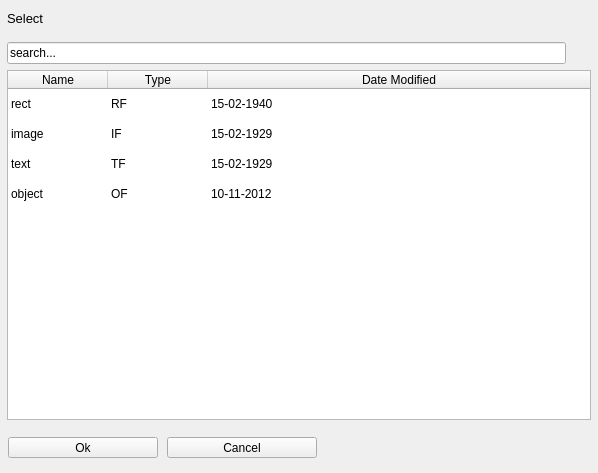
<?xml version="1.0" encoding="UTF-8"?>
<ui version="4.0">
 <class>Form</class>
 <widget class="QWidget" name="Form">
  <property name="geometry">
   <rect>
    <x>0</x>
    <y>0</y>
    <width>598</width>
    <height>473</height>
   </rect>
  </property>
  <property name="windowTitle">
   <string>Alyvix - Object Selector</string>
  </property>
  <widget class="QWidget" name="widget" native="true">
   <property name="geometry">
    <rect>
     <x>1</x>
     <y>5</y>
     <width>595</width>
     <height>468</height>
    </rect>
   </property>
   <widget class="QWidget" name="gridLayoutWidget_2">
    <property name="geometry">
     <rect>
      <x>6</x>
      <y>6</y>
      <width>584</width>
      <height>409</height>
     </rect>
    </property>
    <layout class="QGridLayout" name="gridLayout_2">
     <item row="1" column="0" colspan="3">
      <widget class="QLabel" name="labelSpaceUnderSelect">
       <property name="minimumSize">
        <size>
         <width>0</width>
         <height>0</height>
        </size>
       </property>
       <property name="maximumSize">
        <size>
         <width>16777215</width>
         <height>4</height>
        </size>
       </property>
       <property name="text">
        <string/>
       </property>
      </widget>
     </item>
     <item row="2" column="0" colspan="2">
      <widget class="QLineEdit" name="lineEditSearch">
       <property name="text">
        <string>search...</string>
       </property>
      </widget>
     </item>
     <item row="3" column="0" colspan="3">
      <widget class="QTableWidget" name="tableWidget">
       <property name="alternatingRowColors">
        <bool>false</bool>
       </property>
       <property name="selectionBehavior">
        <enum>QAbstractItemView::SelectRows</enum>
       </property>
       <property name="showGrid">
        <bool>false</bool>
       </property>
       <property name="sortingEnabled">
        <bool>true</bool>
       </property>
       <property name="cornerButtonEnabled">
        <bool>true</bool>
       </property>
       <attribute name="horizontalHeaderCascadingSectionResizes">
        <bool>false</bool>
       </attribute>
       <attribute name="horizontalHeaderHighlightSections">
        <bool>true</bool>
       </attribute>
       <attribute name="horizontalHeaderStretchLastSection">
        <bool>true</bool>
       </attribute>
       <attribute name="verticalHeaderVisible">
        <bool>false</bool>
       </attribute>
       <attribute name="verticalHeaderStretchLastSection">
        <bool>false</bool>
       </attribute>
       <row>
        <property name="text">
         <string>1</string>
        </property>
       </row>
       <row>
        <property name="text">
         <string>2</string>
        </property>
       </row>
       <row>
        <property name="text">
         <string>3</string>
        </property>
       </row>
       <row>
        <property name="text">
         <string>4</string>
        </property>
       </row>
       <column>
        <property name="text">
         <string>Name</string>
        </property>
       </column>
       <column>
        <property name="text">
         <string>Type</string>
        </property>
       </column>
       <column>
        <property name="text">
         <string>Date Modified</string>
        </property>
       </column>
       <item row="0" column="0">
        <property name="text">
         <string>rect</string>
        </property>
       </item>
       <item row="0" column="1">
        <property name="text">
         <string>RF</string>
        </property>
        <property name="textAlignment">
         <set>AlignLeft|AlignVCenter</set>
        </property>
        <property name="foreground">
         <brush brushstyle="NoBrush">
          <color alpha="255">
           <red>0</red>
           <green>0</green>
           <blue>0</blue>
          </color>
         </brush>
        </property>
        <property name="icon">
         <iconset>
          <normaloff>../images/16x16/preferences-desktop-theme.png</normaloff>../images/16x16/preferences-desktop-theme.png</iconset>
        </property>
       </item>
       <item row="0" column="2">
        <property name="text">
         <string>15-02-1940</string>
        </property>
       </item>
       <item row="1" column="0">
        <property name="text">
         <string>image</string>
        </property>
       </item>
       <item row="1" column="1">
        <property name="text">
         <string>IF</string>
        </property>
        <property name="foreground">
         <brush brushstyle="NoBrush">
          <color alpha="255">
           <red>0</red>
           <green>0</green>
           <blue>0</blue>
          </color>
         </brush>
        </property>
        <property name="icon">
         <iconset>
          <normaloff>../images/16x16/user-desktop.png</normaloff>../images/16x16/user-desktop.png</iconset>
        </property>
       </item>
       <item row="1" column="2">
        <property name="text">
         <string>15-02-1929</string>
        </property>
       </item>
       <item row="2" column="0">
        <property name="text">
         <string>text</string>
        </property>
       </item>
       <item row="2" column="1">
        <property name="text">
         <string>TF</string>
        </property>
        <property name="foreground">
         <brush brushstyle="NoBrush">
          <color alpha="255">
           <red>0</red>
           <green>0</green>
           <blue>0</blue>
          </color>
         </brush>
        </property>
        <property name="icon">
         <iconset>
          <normaloff>../images/16x16/texteffect.png</normaloff>../images/16x16/texteffect.png</iconset>
        </property>
       </item>
       <item row="2" column="2">
        <property name="text">
         <string>15-02-1929</string>
        </property>
       </item>
       <item row="3" column="0">
        <property name="text">
         <string>object</string>
        </property>
       </item>
       <item row="3" column="1">
        <property name="text">
         <string>OF</string>
        </property>
        <property name="foreground">
         <brush brushstyle="NoBrush">
          <color alpha="255">
           <red>0</red>
           <green>0</green>
           <blue>0</blue>
          </color>
         </brush>
        </property>
        <property name="icon">
         <iconset>
          <normaloff>../images/16x16/blockdevice-2.png</normaloff>../images/16x16/blockdevice-2.png</iconset>
        </property>
       </item>
       <item row="3" column="2">
        <property name="text">
         <string>10-11-2012</string>
        </property>
       </item>
      </widget>
     </item>
     <item row="0" column="0" colspan="3">
      <widget class="QLabel" name="label_5">
       <property name="font">
        <font>
         <pointsize>10</pointsize>
        </font>
       </property>
       <property name="text">
        <string>Select</string>
       </property>
      </widget>
     </item>
     <item row="2" column="2">
      <widget class="QToolButton" name="toolButtonCancelText">
       <property name="styleSheet">
        <string notr="true">border: none;
background-color: transparent;</string>
       </property>
       <property name="text">
        <string/>
       </property>
       <property name="icon">
        <iconset>
         <normaloff>../../../../../../../openicon/open_icon_library-standard-0.11.tar/open_icon_library-standard-0.11/open_icon_library-standard/icons/png/16x16/actions/window-close.png</normaloff>../../../../../../../openicon/open_icon_library-standard-0.11.tar/open_icon_library-standard-0.11/open_icon_library-standard/icons/png/16x16/actions/window-close.png</iconset>
       </property>
       <property name="toolButtonStyle">
        <enum>Qt::ToolButtonIconOnly</enum>
       </property>
      </widget>
     </item>
    </layout>
   </widget>
   <widget class="QWidget" name="gridLayoutWidget">
    <property name="geometry">
     <rect>
      <x>4</x>
      <y>419</y>
      <width>315</width>
      <height>47</height>
     </rect>
    </property>
    <layout class="QGridLayout" name="gridLayout">
     <item row="0" column="0">
      <widget class="QToolButton" name="toolButtonOk">
       <property name="minimumSize">
        <size>
         <width>150</width>
         <height>0</height>
        </size>
       </property>
       <property name="font">
        <font>
         <kerning>true</kerning>
        </font>
       </property>
       <property name="layoutDirection">
        <enum>Qt::LeftToRight</enum>
       </property>
       <property name="autoFillBackground">
        <bool>false</bool>
       </property>
       <property name="styleSheet">
        <string notr="true"/>
       </property>
       <property name="text">
        <string>Ok</string>
       </property>
       <property name="icon">
        <iconset>
         <normaloff>../images/32x32/dialog-ok-3.png</normaloff>../images/32x32/dialog-ok-3.png</iconset>
       </property>
       <property name="iconSize">
        <size>
         <width>32</width>
         <height>32</height>
        </size>
       </property>
       <property name="toolButtonStyle">
        <enum>Qt::ToolButtonTextBesideIcon</enum>
       </property>
       <property name="autoRaise">
        <bool>false</bool>
       </property>
      </widget>
     </item>
     <item row="0" column="1">
      <widget class="QToolButton" name="toolButtonCancel">
       <property name="minimumSize">
        <size>
         <width>150</width>
         <height>0</height>
        </size>
       </property>
       <property name="text">
        <string>Cancel</string>
       </property>
       <property name="icon">
        <iconset>
         <normaloff>../images/32x32/window-close-2.png</normaloff>../images/32x32/window-close-2.png</iconset>
       </property>
       <property name="iconSize">
        <size>
         <width>32</width>
         <height>32</height>
        </size>
       </property>
       <property name="toolButtonStyle">
        <enum>Qt::ToolButtonTextBesideIcon</enum>
       </property>
      </widget>
     </item>
    </layout>
   </widget>
  </widget>
 </widget>
 <resources/>
 <connections/>
</ui>
